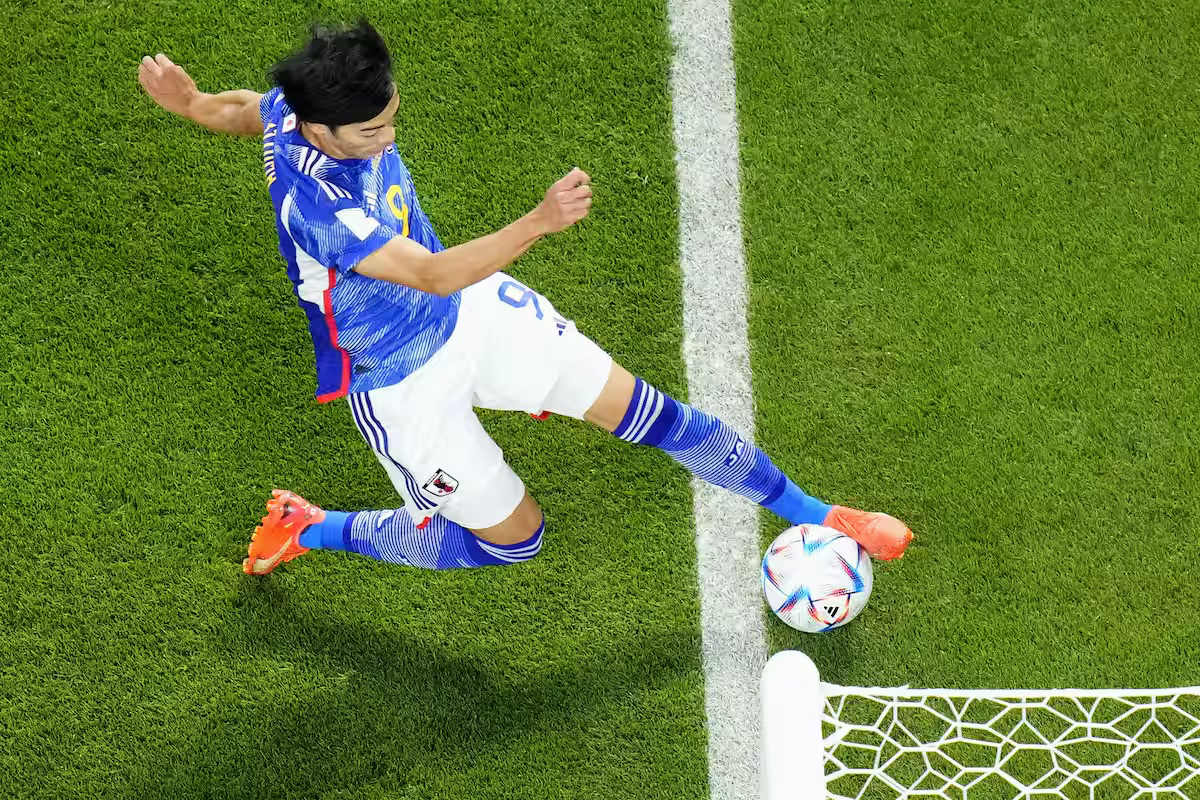
#> input picture prog_spe2/report2/mitoma.png, 1200 x 800 px
$ python ball_detection.py
#> lines starting #> are read from the running program, lines starting #| are printed output that depends on the picture; after the words box and inside, x2 and y2 are one past the last pixel; in counts of white or black regions, pixels touching at a corner belong together
import cv2
import numpy as np
import matplotlib.pyplot as plt

# 画像読み込み
img = cv2.imread('mitoma.png')
#> img is the input picture: shape (800, 1200, 3); mean B, G, R 62.7, 126.7, 103.4
hsv = cv2.cvtColor(img, cv2.COLOR_BGR2HSV)
#> hsv: shape (800, 1200, 3); mean H, S, V 48.2, 170.3, 133.5

lower_white = np.array([0, 0, 240]) # V = 200 にすると白線が反応してしまう
upper_white = np.array([180, 60, 255])

mask_white = cv2.inRange(hsv, lower_white, upper_white)
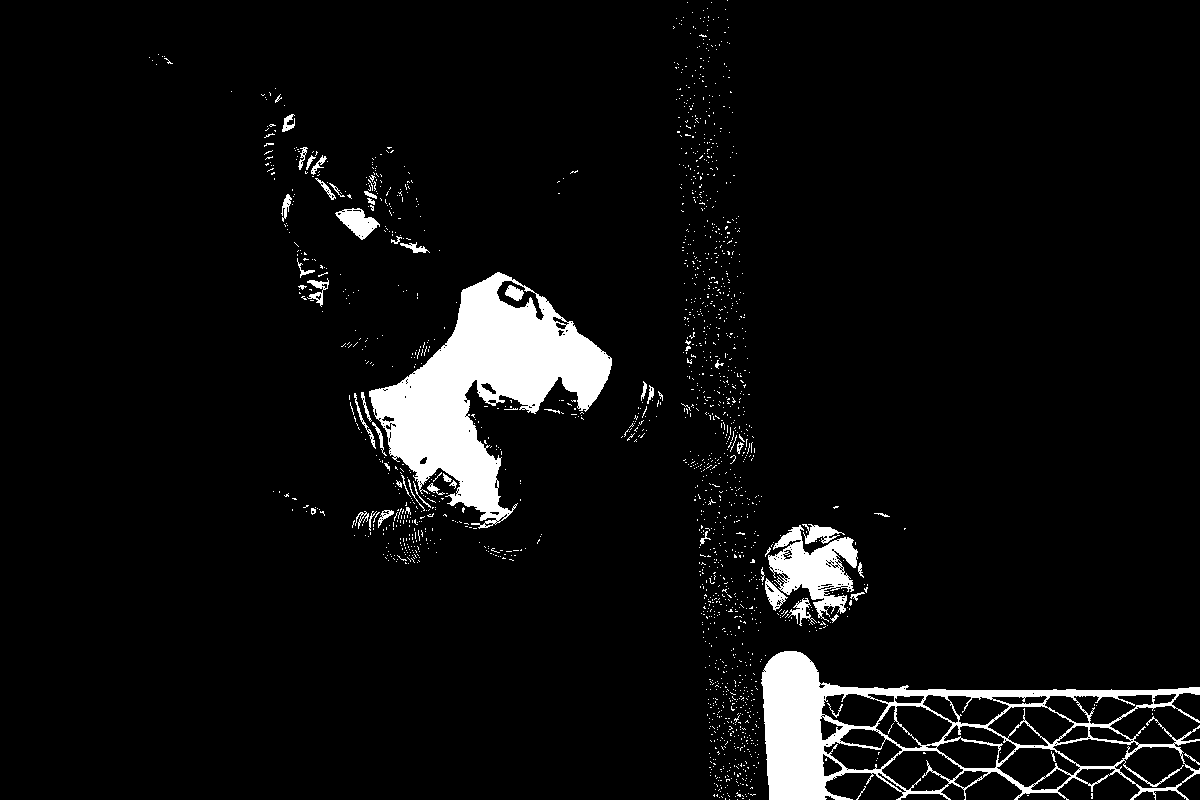
#> mask_white: shape (800, 1200); 5.7% white; 1737 white regions (1683 under 20 px), largest, box (x1, y1, x2, y2) and area: (369, 272, 612, 529) 24868, (761, 651, 1200, 800) 17343, (768, 525, 858, 622) 3997

# クロージングでボール内部の空白を埋める
kernel_fill = np.ones((9, 9), np.uint8)
mask_white = cv2.morphologyEx(mask_white, cv2.MORPH_CLOSE, kernel_fill, iterations=1)
#> mask_white: shape (800, 1200); 9.4% white; 129 white regions (102 under 20 px), largest, box (x1, y1, x2, y2) and area: (349, 272, 612, 564) 33289, (706, 651, 1200, 800) 28400, (681, 218, 762, 638) 11022

# オープニングでボールと白線の接続部を断ち切る
kernel_cut = np.ones((5, 5), np.uint8)
mask_white = cv2.morphologyEx(mask_white, cv2.MORPH_OPEN, kernel_cut, iterations=2)
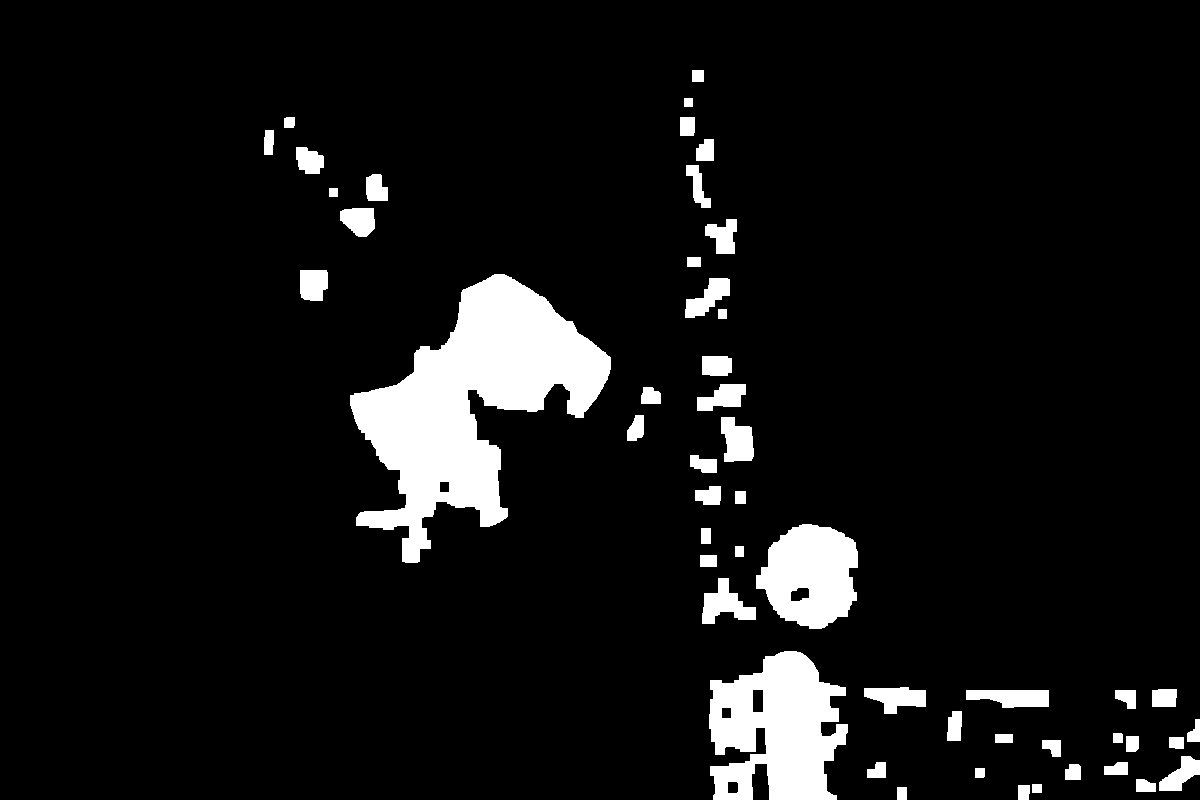
#> mask_white: shape (800, 1200); 7.7% white; 51 white regions

# 輪郭抽出
contours, _ = cv2.findContours(mask_white, cv2.RETR_EXTERNAL, cv2.CHAIN_APPROX_SIMPLE)
#> contours = 51 contours; largest, box (x1, y1, x2, y2) and area: (350, 274, 611, 563) 32139, (709, 651, 848, 800) 14359, (756, 524, 858, 629) 7726, (702, 578, 756, 624) 1176, (966, 690, 1049, 708) 1080

result_img = img.copy()

ball_count = 0

for cnt in contours:
    area = cv2.contourArea(cnt)

    # 小さすぎる領域を無視
    if area < 3000:
        continue

    # その輪郭だけのマスクを作る
    mask_single_object = np.zeros(mask_white.shape, dtype=np.uint8)
    cv2.drawContours(mask_single_object, [cnt], -1, 255, -1)

    # 形状計算
    perimeter = cv2.arcLength(cnt, True)
    if perimeter == 0: continue

    circularity = 4 * np.pi * area / (perimeter * perimeter)
    x, y, w, h = cv2.boundingRect(cnt)
    aspect_ratio = float(w) / h

    # 円に近いかを示す指標
    is_round = (circularity > 0.6)

    if is_round:
        cv2.drawContours(result_img, [cnt], -1, (255, 0, 0), 3)
        cv2.putText(result_img, "BALL", (x-90, y+50), cv2.FONT_HERSHEY_SIMPLEX, 1.0, (255, 0, 0), 3)
        ball_count += 1
#> this loop made 51 passes
#> (area, perimeter, circularity, x, y, w, h, aspect_ratio) on pass 26: (7726, 386.2, 0.651, 756, 524, 102, 105, 0.971)
#> area on passes 2, 4, 5, 6, 7, 8: 148.5, 196, 80.5, 203.5, 232, 213
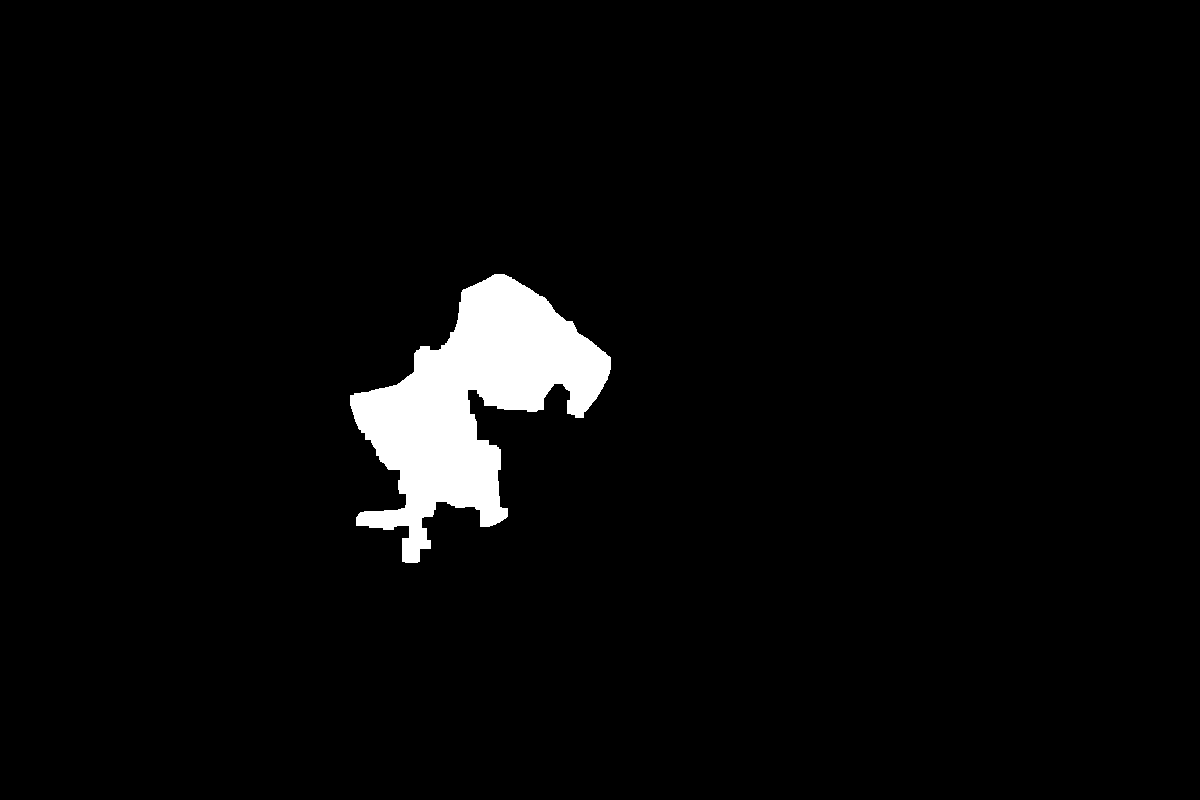
#> mask_single_object: shape (800, 1200); 3.4% white; 1 white region, box (x1, y1, x2, y2) and area: (350, 274, 611, 563) 32757
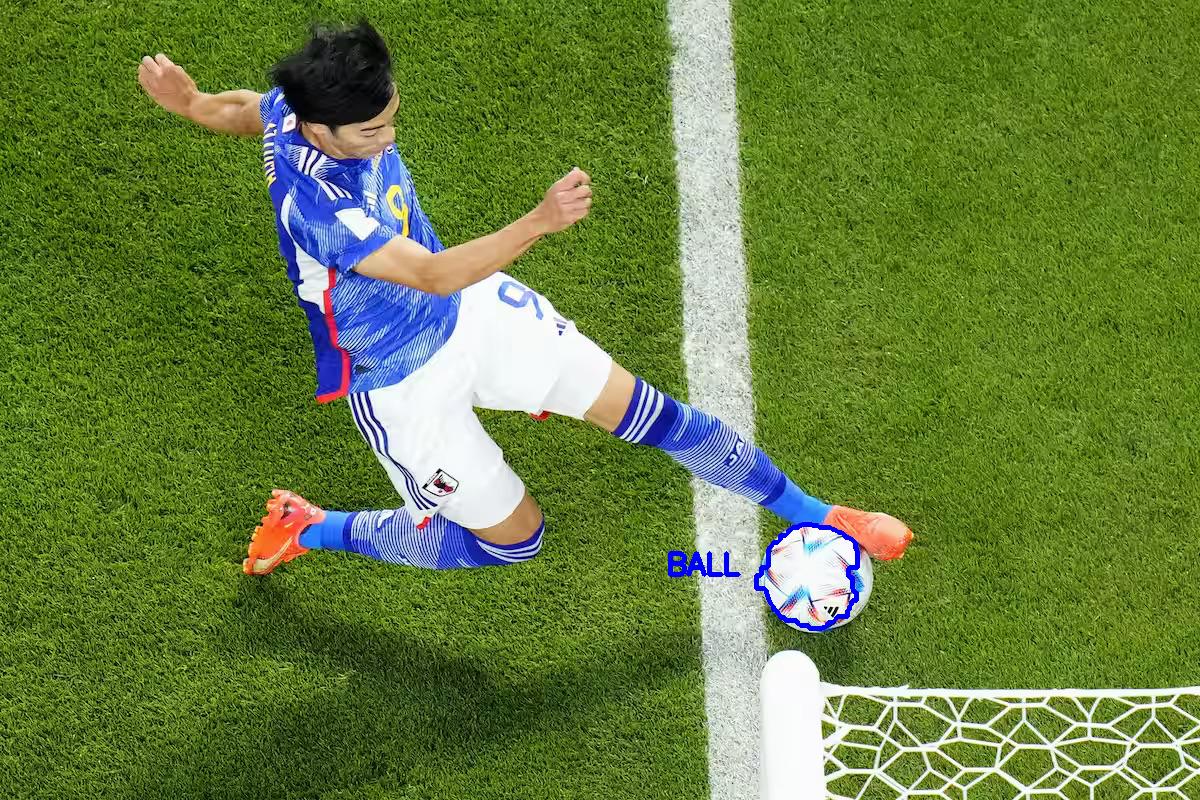
#> result_img: shape (800, 1200, 3); 0.28% of pixels changed, all inside (x1, y1, x2, y2) = (668, 522, 860, 631)
#> after the loop, ball_count = 1

# 表示
plt.figure(figsize=(8, 10))

plt.subplot(1, 2, 1)
plt.imshow(mask_white, cmap='gray')
plt.title("Ball Enhanced Mask")
plt.axis('off')

plt.subplot(1, 2, 2)
plt.imshow(cv2.cvtColor(result_img, cv2.COLOR_BGR2RGB))
plt.title(f"Ball (count={ball_count})")
plt.axis('off')

plt.savefig('ball_detection.png', dpi=300, bbox_inches='tight')
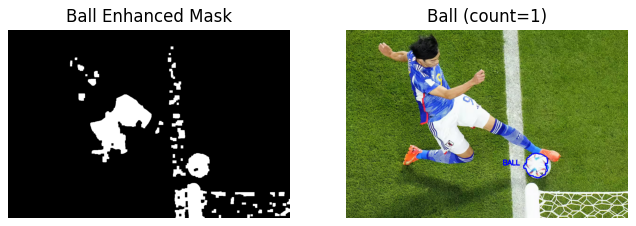
#> figure drawn by matplotlib, 2 panels
plt.close()
